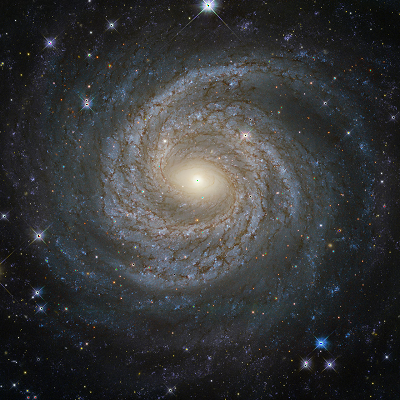
#> input picture Steg-400/steg.bmp, 400 x 400 px; the run also reads 1 picture not shown here
$ python steg-split.py   (Python 2 division)
#> lines starting #> are read from the running program, lines starting #| are printed output that depends on the picture
from PIL import Image

width,height = 400,400

imA = Image.open("steg.bmp")
#> imA is the input picture: PIL image 400x400 RGB; mean R, G, B 54.6, 55.4, 56.1
imB = Image.open("galaxy.bmp")

imC = Image.new("RGB", (width,height), "white")
#> imC: PIL image 400x400 RGB; every value is 255

pixA = imA.load()
pixB = imB.load()
pixC = imC.load()

#range compress function
def r_compress(tup):
    s = 64 #compress by this amount
    res = ((tup[0]/s)*s,(tup[1]/s)*s,(tup[2]/s)*s)
    return res

def compress(tup):
    s = 64 #compress by this amount
    res = ((tup[0]/s),(tup[1]/s),(tup[2]/s))
    return res

def expand(tup):
    s = 64 #compress by this amount
    res = ((tup[0]*s),(tup[1]*s),(tup[2]*s))
    return res

print imA.size #Get the width and hight of the image for iterating over
#| (400, 400)
#print pix[399,399] #Get the RGBA Value of the a pixel of an image

#scanning loop
for i in range(0,width):
    print "processing...","(",i,"/",width,")"
    for j in range(0,height):
        #print i,j," - ",pixA[i,j]," - ",pixB[i,j]

        #pixB[i,j] = compress(pixB[i,j])

        #pixA[i,j] = pixA[i,j]

        pixC[i,j] = (
            ((pixA[i,j])[0]-(pixB[i,j])[0])%255,
            ((pixA[i,j])[1]-(pixB[i,j])[1])%255,
            ((pixA[i,j])[2]-(pixB[i,j])[2])%255
            )
        pixC[i,j] = expand(pixC[i,j])

#imB.save("comp.bmp")
imC.save("steg-split.bmp")
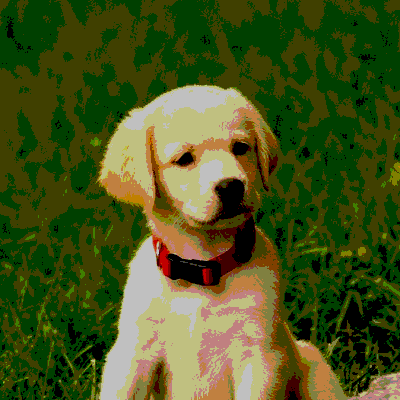
#> saved as steg-split.bmp: PIL image 400x400 RGB; mean R, G, B 70.8, 84.8, 29
print "done"
